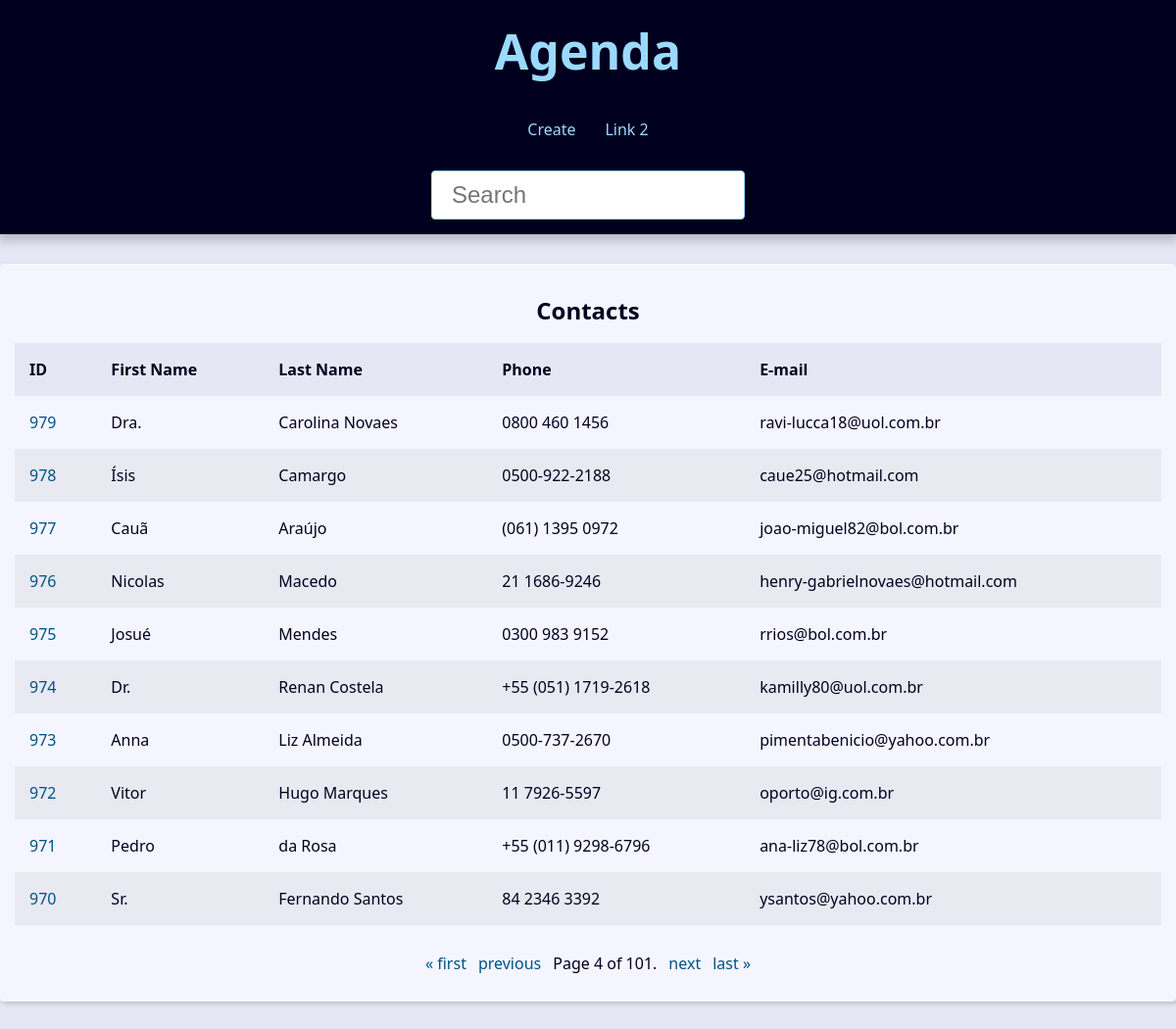
/?page=4&q=, run on the app's committed database.
### contact/models.py (models this page shows, shortened)
class Contact(models.Model):
    first_name = models.CharField(max_length=50,)
    last_name = models.CharField(max_length=50, blank=True)
    phone = models.CharField(max_length=50, verbose_name='Telefone')
    email = models.EmailField(max_length=25,  blank=True)
    created_date = models.DateTimeField(default=timezone.now)
    description = models.TextField(blank=True)
    show =  models.BooleanField(default=True)
    picture = models.ImageField(blank=True, upload_to='pictures/%Y/%m/')
    category = models.ForeignKey(
        Category,
        on_delete=models.SET_NULL,
        blank=True, null=True
    )
    owner = models.ForeignKey(
        User,
        on_delete=models.SET_NULL,
        blank=True, null=True
    )

### contact/views/contact_views.py (the view)
# urls.py: path('', views.index, name='index'),
def index(request):
    contacts = Contact.objects \
        .filter(show=True)\
        .order_by('-id')
    paginator = Paginator(contacts, 10)
    page_number = request.GET.get("page")
    page_obj = paginator.get_page(page_number)
    context = {
        'page_obj': page_obj,
        'site_title': 'Contatos - '
    }
    return render(
        request,
        'contact/index.html',
        context
    )

### contact/templates/contact/index.html
{% extends "global/base.html" %}
{% block content %}
{% if page_obj %}
        <div class="responsive-table">
            <table class="contacts-table">
                <caption class="table-caption">
                    Contacts
                </caption>
                <thead>
                    <tr class="table-row table-row-header">
                        <th class="table-header">ID</th>
                        <th class="table-header">First Name</th>
                        <th class="table-header">Last Name</th>
                        <th class="table-header">Phone</th>
                        <th class="table-header">E-mail</th>
                    </tr>
                </thead>
                <tbody>
                    {% for contact in page_obj %}
                        <tr class="table-row">
                            <td class="table-cel">
                                <a
                                    href="{% url "contact:contact" contact.id %}"
                                    class="table-link">
                                    {{ contact.id }}
                                </a>
                            </td>
                            <td class="table-cel">
                                {{ contact.first_name }}
                            </td>
                            <td class="table-cel">
                                {{ contact.last_name }}
                            </td>
                            <td class="table-cel">
                                {{ contact.phone }}
                            </td>
                            <td class="table-cel">
                                {{ contact.email }}
                            </td>
                        </tr>
                    {% endfor %}
                </tbody>
            </table>
        </div>
{% else %}
<div class="single-contact">
    <h1 class="single-contact-name">
        Nenhum contato encontrado
    </h1>
</div>
{% endif %}
{% endblock content %}

### base_static/global/css/style.css (style rules this page uses)
:root { --spacing: 1.5rem; --link-dark-color: rgb(0, 83, 134); --link-light-color: rgb(156, 217, 255); --clr-white: rgb(245, 245, 255); --clr-black: rgb(0, 0, 30); --clr-light-gray: rgb(230, 230, 245); --clr-dark-shadow-5: rgba(0, 0, 10, 5%); --clr-dark-shadow-10: rgba(0, 0, 10, 10%); --clr-dark-shadow-20: rgba(0, 0, 10, 20%); --clr-light-shadow-5: rgba(200, 200, 255, 5%); --clr-light-shadow-10: rgba(200, 200, 255, 10%); --clr-light-shadow-20: rgba(200, 200, 255, 20%); --main-page-width: 120rem; --table-min-width: 60rem; --biggest-font-size: 5rem; --bigger-font-size: 4rem; --big-font-size: 3.2rem; --medium-font-size: 2.4rem; --small-font-size: 1.6rem; --smaller-font-size: 1.4rem; --smallest-font-size: 1.2rem; --transition-fast: 300ms; --transition-medium: 600ms; --transition-slow: 1s; --default-border-radius: 4px; }
*, *::before, *::after { margin: 0; padding: 0; box-sizing: border-box; }
html { font-size: 62.5%; }
body { font-family: system-ui, -apple-system, BlinkMacSystemFont, 'Segoe UI', Roboto, Oxygen, Ubuntu, Cantarell, 'Open Sans', 'Helvetica Neue', sans-serif; line-height: 1.5; font-size: var(--small-font-size); color: var(--clr-black); -webkit-font-smoothing: antialiased; background: var(--clr-light-gray); }
.responsive-table { width: 100%; overflow-x: auto; }
.contacts-table { width: 100%; min-width: var(--table-min-width); border-collapse: collapse; }
.table-caption { font-size: var(--medium-font-size); font-weight: bold; padding: var(--spacing); }
.table-row { text-align: left; text-overflow: ellipsis; transition: background-color var(--transition-fast) ease-in-out; }
.table-row:nth-of-type(2n) { background: var(--clr-dark-shadow-5); }
.table-row-header { background: var(--clr-light-gray); color: var(--clr-black); }
.table-cel, .table-header { padding: var(--spacing); }
.table-link { color: var(--link-dark-color); transition: color var(--transition-fast) ease-in-out; text-decoration: none; }

### data on the page
Contact: id "979", first_name "Dra.", last_name "Carolina Novaes", phone "0800 460 1456", email "ravi-lucca18@uol.com.br"
Contact: id "978", first_name "Ísis", last_name "Camargo", phone "0500-922-2188", email "caue25@hotmail.com"
Contact: id "977", first_name "Cauã", last_name "Araújo", phone "(061) 1395 0972", email "joao-miguel82@bol.com.br"
Contact: id "976", first_name "Nicolas", last_name "Macedo", phone "21 1686-9246", email "henry-gabrielnovaes@hotmail.com"
Contact: id "975", first_name "Josué", last_name "Mendes", phone "0300 983 9152", email "rrios@bol.com.br"
Contact: id "974", first_name "Dr.", last_name "Renan Costela", phone "+55 (051) 1719-2618", email "kamilly80@uol.com.br"
Contact: id "973", first_name "Anna", last_name "Liz Almeida", phone "0500-737-2670", email "pimentabenicio@yahoo.com.br"
Contact: id "972", first_name "Vitor", last_name "Hugo Marques", phone "11 7926-5597", email "oporto@ig.com.br"
Contact: id "971", first_name "Pedro", last_name "da Rosa", phone "+55 (011) 9298-6796", email "ana-liz78@bol.com.br"
Contact: id "970", first_name "Sr.", last_name "Fernando Santos", phone "84 2346 3392", email "ysantos@yahoo.com.br"

### other printed values
{{ page_obj.number }} "4"
{{ page_obj.paginator.num_pages }} "101"
